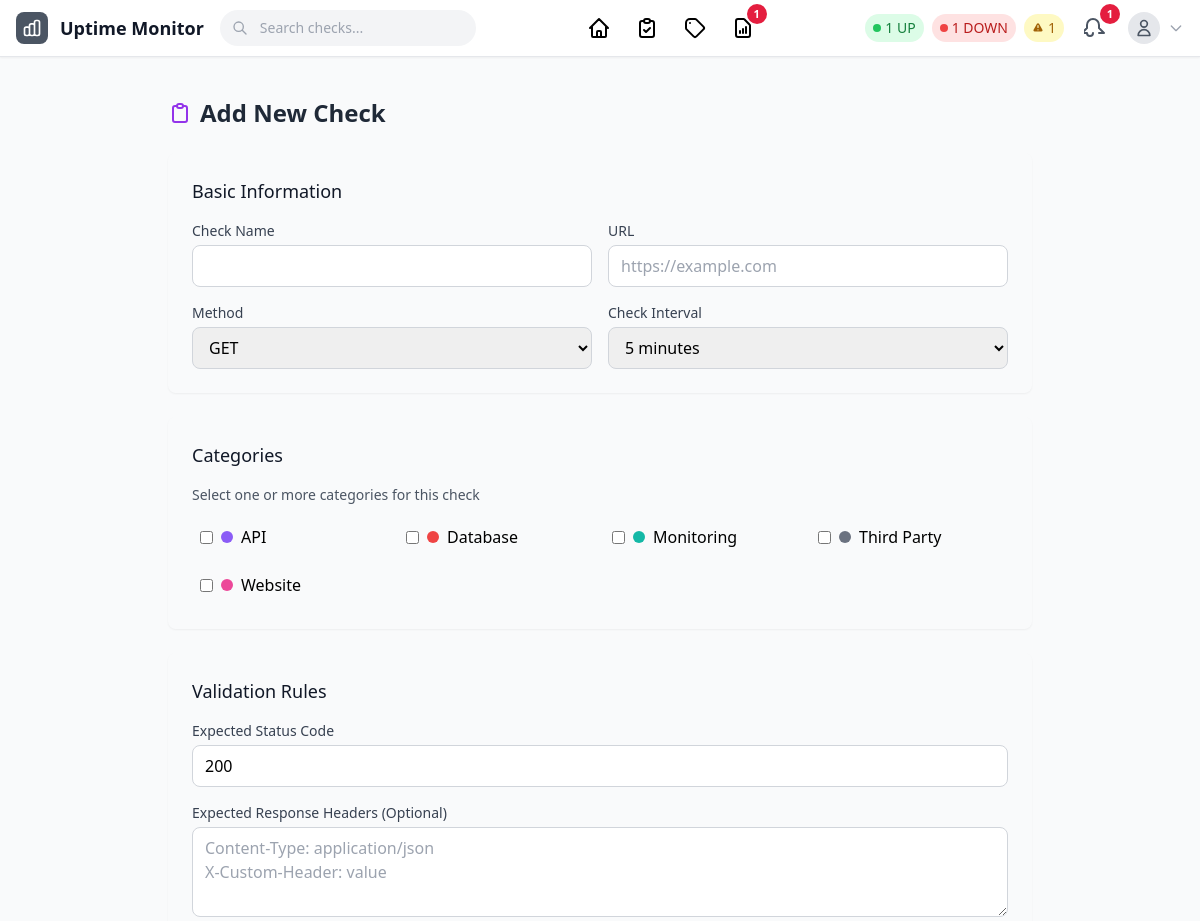
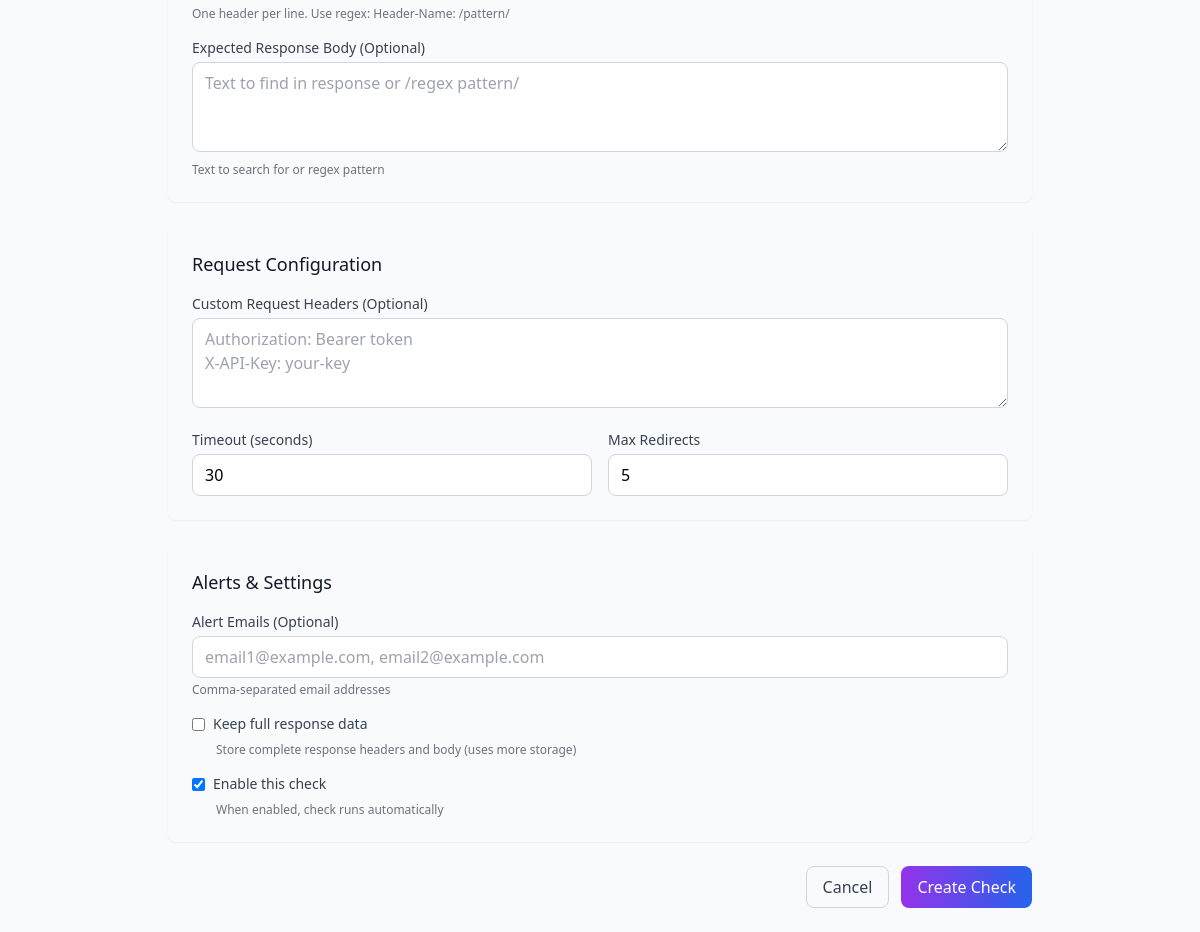
The app's page /check_form.php (signed in) with its own data (2 pictures, top to bottom).
### tables this page shows
CREATE TABLE `categories` (
  `id` int(11) NOT NULL,
  `name` varchar(50) NOT NULL,
  `color` varchar(7) DEFAULT '#6B7280',
  `icon` varchar(50) DEFAULT 'folder',
  `description` text DEFAULT NULL,
  `checks_count` int(11) DEFAULT 0,
  `created_at` timestamp NOT NULL DEFAULT current_timestamp(),
  `updated_at` timestamp NOT NULL DEFAULT current_timestamp() ON UPDATE current_timestamp()
);

### lib/Database.php (called while the page is built, shortened)
<?php
class Database {
    private $pdo;
    private $config;
    private function __construct($config) {
        $this->config = $config['database'];
    }
    private function connect(): void {
        $dsn = sprintf(
            'mysql:host=%s;dbname=%s;charset=%s',
            $this->config['host'],
            $this->config['name'],
            $this->config['charset']
        );
        $options = [
            PDO::ATTR_ERRMODE => PDO::ERRMODE_EXCEPTION,
            PDO::ATTR_DEFAULT_FETCH_MODE => PDO::FETCH_ASSOC,
            PDO::ATTR_EMULATE_PREPARES => false,
            PDO::MYSQL_ATTR_INIT_COMMAND => 'SET NAMES utf8mb4'
        ];
        try {
            $this->pdo = new PDO($dsn, $this->config['user'], $this->config['pass'], $options);
            $phpTimezone = date_default_timezone_get();
            $mysqlTimezone = $this->convertPhpTimezoneToMysql($phpTimezone);
            $this->pdo->exec("SET time_zone = '{$mysqlTimezone}'");
        } catch (PDOException $e) {
            error_log('Database connection failed: ' . $e->getMessage());
            throw new Exception('Database connection failed');
        }
    }
    private function convertPhpTimezoneToMysql(string $phpTimezone): string {
        try {
            $datetime = new DateTime('now', new DateTimeZone($phpTimezone));
            $offset = $datetime->format('P');
            return $offset;
        } catch (Exception $e) {
            error_log("Timezone conversion failed for {$phpTimezone}, using UTC");
            return '+00:00';
        }
    }
    public function query(string $sql, array $params = []): PDOStatement {
        try {
            $stmt = $this->pdo->prepare($sql);
            $stmt->execute($params);
            return $stmt;
        } catch (PDOException $e) {
            $errorMsg = 'Query failed: ' . $e->getMessage() . ' | SQL: ' . $sql . ' | Params: ' . json_encode($params);
            error_log($errorMsg);
            if (strpos($e->getMessage(), "doesn't exist") !== false) {
                throw new Exception('Database table does not exist. Please run the database setup.');
            } elseif (strpos($e->getMessage(), 'Unknown column') !== false) {
                throw new Exception('Database schema is outdated. Please update your database structure.');
            } else {
                throw new Exception('Database query failed: ' . $e->getMessage());
            }
        }
    }
    public function fetchAll(string $sql, array $params = []): array {
        return $this->query($sql, $params)->fetchAll();
    }
}

### check_form.php (the view, shortened to what this page needs)
<?php
require_once 'bootstrap.php';
$checkId = isset($_GET['id']) ? (int)$_GET['id'] : null;
$check = null;
$selectedCategories = [];
$categories = $db->fetchAll("SELECT * FROM categories ORDER BY name");
$formData = $check ?: [
    'name' => $_POST['name'] ?? '',
    'url' => $_POST['url'] ?? '',
    'method' => $_POST['method'] ?? 'GET',
    'expected_status' => $_POST['expected_status'] ?? 200,
    'expected_headers' => $_POST['expected_headers'] ?? '',
    'expected_body' => $_POST['expected_body'] ?? '',
    'request_headers' => $_POST['request_headers'] ?? '',
    'request_body' => $_POST['request_body'] ?? '',
    'timeout_seconds' => $_POST['timeout_seconds'] ?? 30,
    'interval_seconds' => $_POST['interval_seconds'] ?? 300,
    'max_redirects' => $_POST['max_redirects'] ?? 5,
    'alert_emails' => $_POST['alert_emails'] ?? '',
    'keep_response_data' => $_POST['keep_response_data'] ?? 0,
    'enabled' => $_POST['enabled'] ?? 1
];
$intervalOptions = [
    60 => '1 minute',
    300 => '5 minutes',
    900 => '15 minutes',
    1800 => '30 minutes',
    3600 => '1 hour',
    21600 => '6 hours',
    43200 => '12 hours',
    86400 => '1 day'
];
?>
<div class="container mx-auto px-4 py-6 max-w-4xl">
    <div class="mb-6">
        <h2 class="text-2xl font-bold text-gray-800 flex items-center">
            <svg class="w-6 h-6 mr-2 text-purple-600" fill="none" stroke="currentColor" viewBox="0 0 24 24">
                <path stroke-linecap="round" stroke-linejoin="round" stroke-width="2" d="M9 5H7a2 2 0 00-2 2v12a2 2 0 002 2h10a2 2 0 002-2V7a2 2 0 00-2-2h-2M9 5a2 2 0 002 2h2a2 2 0 002-2M9 5a2 2 0 012-2h2a2 2 0 012 2"></path>
            </svg>
            <?php echo $checkId ? 'Edit Check' : 'Add New Check'; ?>
        </h2>
    </div>
    <form method="POST" class="space-y-6">
        <div class="glass rounded-lg shadow-sm p-6">
            <h3 class="text-lg font-medium text-gray-900 mb-4">Basic Information</h3>
            <div class="grid gap-4 md:grid-cols-2">
                <div>
                    <label for="name" class="block text-sm font-medium text-gray-700 mb-1">Check Name</label>
                    <input type="text" id="name" name="name" required
                           value="<?php echo htmlspecialchars($formData['name']); ?>"
                           class="w-full px-3 py-2 border border-gray-300 rounded-lg focus:ring-2 focus:ring-purple-500">
                </div>
                <div>
                    <label for="url" class="block text-sm font-medium text-gray-700 mb-1">URL</label>
                    <input type="url" id="url" name="url" required placeholder="https://example.com"
                           value="<?php echo htmlspecialchars($formData['url']); ?>"
                           class="w-full px-3 py-2 border border-gray-300 rounded-lg focus:ring-2 focus:ring-purple-500">
                </div>
                <div>
                    <label for="method" class="block text-sm font-medium text-gray-700 mb-1">Method</label>
                    <select id="method" name="method"
                            class="w-full px-3 py-2 border border-gray-300 rounded-lg focus:ring-2 focus:ring-purple-500">
                        <?php foreach (['GET', 'POST', 'PUT', 'DELETE', 'HEAD', 'OPTIONS', 'PATCH'] as $m): ?>
                            <option value="<?php echo $m; ?>" <?php echo $formData['method'] === $m ? 'selected' : ''; ?>>
                                <?php echo $m; ?>
                            </option>
                        <?php endforeach; ?>
                    </select>
                </div>
                <div>
                    <label for="interval_seconds" class="block text-sm font-medium text-gray-700 mb-1">Check Interval</label>
                    <select id="interval_seconds" name="interval_seconds"
                            class="w-full px-3 py-2 border border-gray-300 rounded-lg focus:ring-2 focus:ring-purple-500">
                        <?php foreach ($intervalOptions as $value => $label): ?>
                            <option value="<?php echo $value; ?>" <?php echo $formData['interval_seconds'] == $value ? 'selected' : ''; ?>>
                                <?php echo $label; ?>
                            </option>
                        <?php endforeach; ?>
                    </select>
                </div>
            </div>
        </div>
        <div class="glass rounded-lg shadow-sm p-6">
            <h3 class="text-lg font-medium text-gray-900 mb-4">Categories</h3>
            <p class="text-sm text-gray-600 mb-3">Select one or more categories for this check</p>
            <div class="grid gap-2 md:grid-cols-3 lg:grid-cols-4">
                <?php foreach ($categories as $category): ?>
                    <label class="flex items-center space-x-2 p-2 rounded hover:bg-gray-50 cursor-pointer">
                        <input type="checkbox"
                               name="categories[]"
                               value="<?php echo $category['id']; ?>"
                               <?php echo in_array($category['id'], $selectedCategories) ? 'checked' : ''; ?>
                               class="rounded border-gray-300 text-purple-600 focus:ring-purple-500">
                        <span class="flex items-center">
                            <span class="w-3 h-3 rounded-full mr-2"
                                  style="background-color: <?php echo htmlspecialchars($category['color']); ?>"></span>
                            <?php echo htmlspecialchars($category['name']); ?>
                        </span>
                    </label>
                <?php endforeach; ?>
            </div>
        </div>
        <div class="glass rounded-lg shadow-sm p-6">
            <h3 class="text-lg font-medium text-gray-900 mb-4">Validation Rules</h3>
            <div class="space-y-4">
                <div>
                    <label for="expected_status" class="block text-sm font-medium text-gray-700 mb-1">
                        Expected Status Code
                    </label>
                    <input type="number" id="expected_status" name="expected_status"
                           value="<?php echo htmlspecialchars($formData['expected_status']); ?>"
                           min="100" max="599" placeholder="200"
                           class="w-full px-3 py-2 border border-gray-300 rounded-lg focus:ring-2 focus:ring-purple-500">
                </div>
                <div>
                    <label for="expected_headers" class="block text-sm font-medium text-gray-700 mb-1">
                        Expected Response Headers (Optional)
                    </label>
                    <textarea id="expected_headers" name="expected_headers" rows="3"
                              placeholder="Content-Type: application/json&#10;X-Custom-Header: value"
                              class="w-full px-3 py-2 border border-gray-300 rounded-lg focus:ring-2 focus:ring-purple-500"><?php echo htmlspecialchars($formData['expected_headers']); ?></textarea>
                    <p class="text-xs text-gray-500 mt-1">One header per line. Use regex: Header-Name: /pattern/</p>
                </div>
                <div>
                    <label for="expected_body" class="block text-sm font-medium text-gray-700 mb-1">
                        Expected Response Body (Optional)
                    </label>
                    <textarea id="expected_body" name="expected_body" rows="3"
                              placeholder="Text to find in response or /regex pattern/"
                              class="w-full px-3 py-2 border border-gray-300 rounded-lg focus:ring-2 focus:ring-purple-500"><?php echo htmlspecialchars($formData['expected_body']); ?></textarea>
                    <p class="text-xs text-gray-500 mt-1">Text to search for or regex pattern</p>
                </div>
            </div>
        </div>
        <div class="glass rounded-lg shadow-sm p-6">
            <h3 class="text-lg font-medium text-gray-900 mb-4">Request Configuration</h3>
            <div class="space-y-4">
                <div>
                    <label for="request_headers" class="block text-sm font-medium text-gray-700 mb-1">
                        Custom Request Headers (Optional)
                    </label>
                    <textarea id="request_headers" name="request_headers" rows="3"
                              placeholder="Authorization: Bearer token&#10;X-API-Key: your-key"
                              class="w-full px-3 py-2 border border-gray-300 rounded-lg focus:ring-2 focus:ring-purple-500"><?php echo htmlspecialchars($formData['request_headers']); ?></textarea>
                </div>
                <div class="grid gap-4 md:grid-cols-2">
                    <div>
                        <label for="timeout_seconds" class="block text-sm font-medium text-gray-700 mb-1">
                            Timeout (seconds)
                        </label>
                        <input type="number" id="timeout_seconds" name="timeout_seconds"
                               value="<?php echo htmlspecialchars($formData['timeout_seconds']); ?>"
                               min="1" max="300"
                               class="w-full px-3 py-2 border border-gray-300 rounded-lg focus:ring-2 focus:ring-purple-500">
                    </div>
                    <div>
                        <label for="max_redirects" class="block text-sm font-medium text-gray-700 mb-1">
                            Max Redirects
                        </label>
                        <input type="number" id="max_redirects" name="max_redirects"
                               value="<?php echo htmlspecialchars($formData['max_redirects']); ?>"
                               min="0" max="10"
                               class="w-full px-3 py-2 border border-gray-300 rounded-lg focus:ring-2 focus:ring-purple-500">
                    </div>
                </div>
            </div>
        </div>
        <div class="glass rounded-lg shadow-sm p-6">
            <h3 class="text-lg font-medium text-gray-900 mb-4">Alerts & Settings</h3>
            <div class="space-y-4">
                <div>
                    <label for="alert_emails" class="block text-sm font-medium text-gray-700 mb-1">
                        Alert Emails (Optional)
                    </label>
                    <input type="text" id="alert_emails" name="alert_emails"
                           placeholder="email1@example.com, email2@example.com"
                           value="<?php echo htmlspecialchars($formData['alert_emails']); ?>"
                           class="w-full px-3 py-2 border border-gray-300 rounded-lg focus:ring-2 focus:ring-purple-500">
                    <p class="text-xs text-gray-500 mt-1">Comma-separated email addresses</p>
                </div>
                <div class="space-y-2">
                    <label class="flex items-center space-x-2">
                        <input type="checkbox" name="keep_response_data" value="1"
                               <?php echo $formData['keep_response_data'] ? 'checked' : ''; ?>
                               class="rounded border-gray-300 text-purple-600 focus:ring-purple-500">
                        <span class="text-sm font-medium text-gray-700">Keep full response data</span>
                    </label>
                    <p class="text-xs text-gray-500 ml-6">Store complete response headers and body (uses more storage)</p>
                </div>
                <div class="space-y-2">
                    <label class="flex items-center space-x-2">
                        <input type="checkbox" name="enabled" value="1"
                               <?php echo $formData['enabled'] ? 'checked' : ''; ?>
                               class="rounded border-gray-300 text-purple-600 focus:ring-purple-500">
                        <span class="text-sm font-medium text-gray-700">Enable this check</span>
                    </label>
                    <p class="text-xs text-gray-500 ml-6">When enabled, check runs automatically</p>
                </div>
            </div>
        </div>
        <div class="flex justify-end space-x-3">
            <a href="/dashboard.php"
               class="px-4 py-2 border border-gray-300 text-gray-700 rounded-lg hover:bg-gray-50">
                Cancel
            </a>
            <button type="submit"
                    class="px-4 py-2 bg-gradient-to-r from-purple-600 to-blue-600 text-white rounded-lg hover:from-purple-700 hover:to-blue-700">
                <?php echo $checkId ? 'Update Check' : 'Create Check'; ?>
            </button>
        </div>
    </form>
</div>

### records on screen
categories: name "API"
categories: name "Database"
categories: name "Monitoring"
categories: name "Third Party"
categories: name "Website"

### other values on screen
$stats['checks_up'] "1"
$stats['checks_down'] "1"
$stats['open_incidents'] "1"
form field method "GET"
form field interval_seconds "5 minutes"
